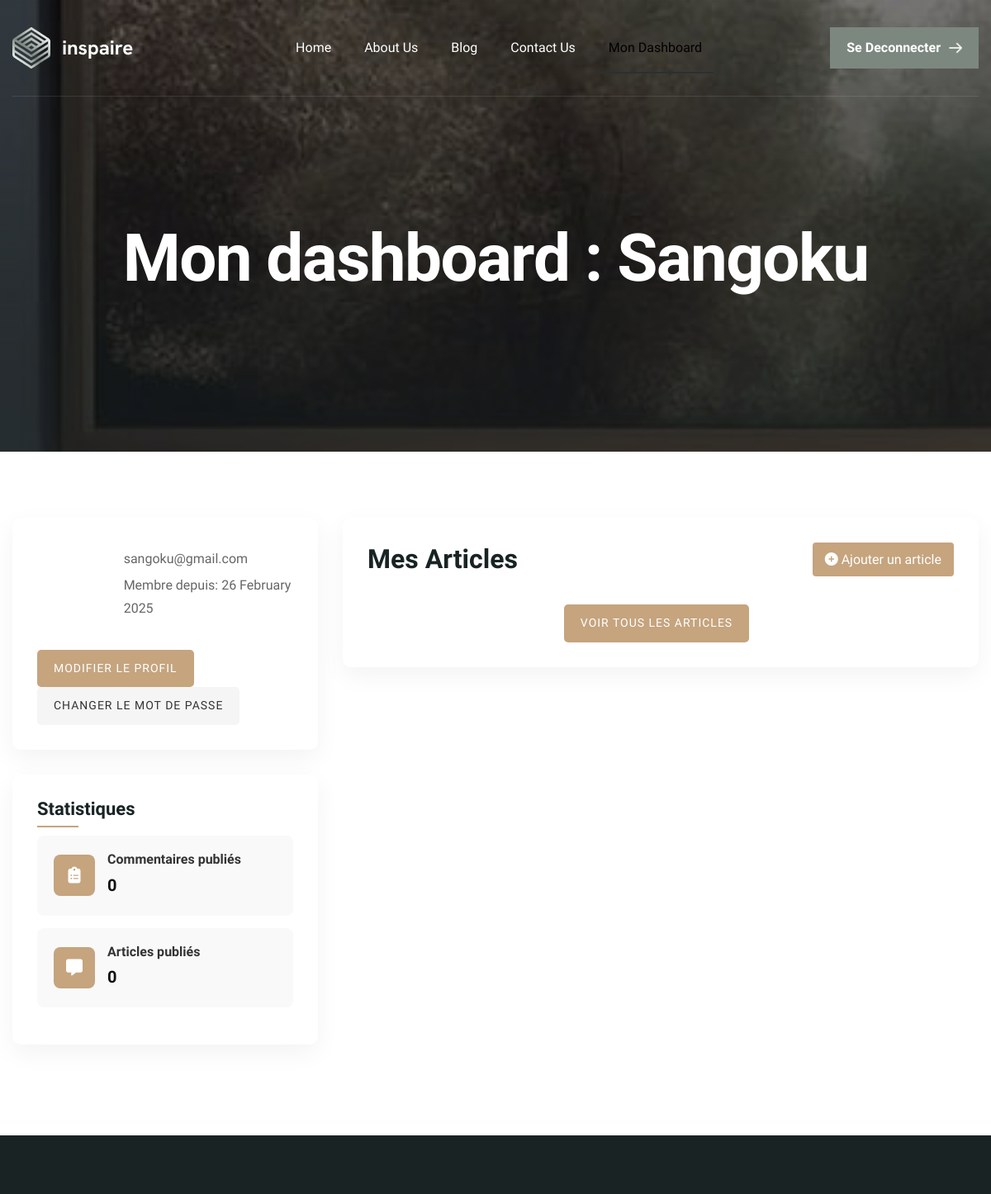
Page /dashboard (signed in, upper part) on the earlier database version.
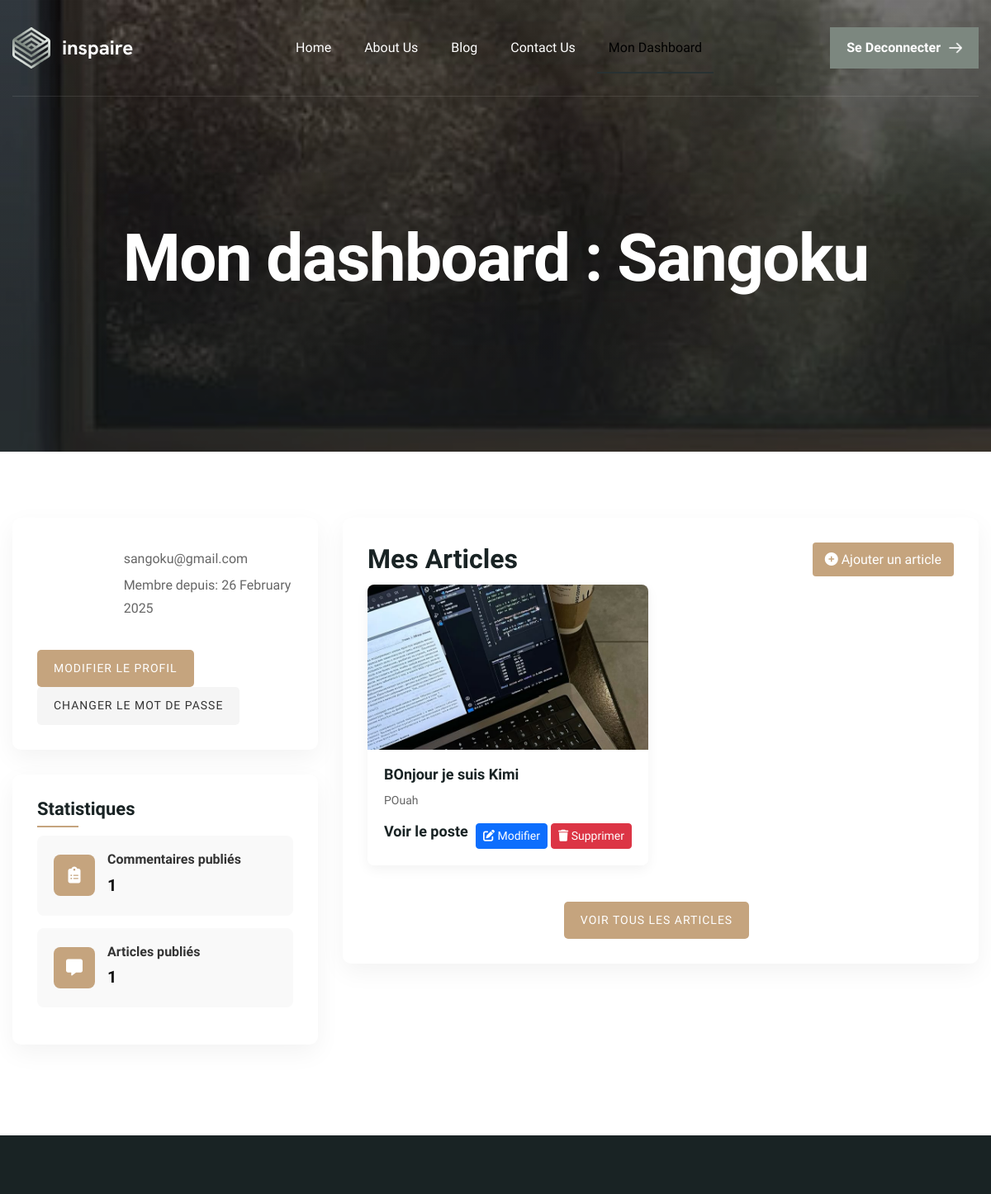
Same page on the later database version.
### blog/models.py (models this page shows, shortened)
class Article(models.Model):
    class Meta:
        verbose_name = "Article"
        verbose_name_plural = "Articles"
    titre = models.CharField(max_length=256)
    couverture = models.ImageField(upload_to="articles")
    resume = models.TextField()
    contenu = CKEditor5Field('Text', config_name='extends')
    auteur_id = models.ForeignKey(User, on_delete=models.SET_NULL, null=True, related_name="auteur_article_ids")
    categorie_id = models.ForeignKey('blog.Categorie', on_delete=models.SET_NULL, null=True, related_name="categorie_article_ids", verbose_name="Catégorie")
    tag_ids = models.ManyToManyField('blog.Tag', related_name="tag_article_ids", verbose_name="Tags")
    est_publie = models.BooleanField(default=False)
    date_de_publication = models.DateField(auto_now_add=True)
    statut = models.BooleanField(default=True)
    created_at = models.DateTimeField(auto_now_add=True)
    last_updated_at = models.DateTimeField(auto_now=True)
    slug = models.SlugField(default="", null=True, blank=True)

### blog/views.py (the view)
# urls.py: path('dashboard', views.dashboard, name='dashboard'),
def dashboard(request):
    articles_list = Article.objects.filter(auteur_id=request.user)
    commentaires_list = Commentaire.objects.filter(auteur_id=request.user)
    datas = {
        'active_dashboard' : 'active',
        'articles': articles_list,
        'commentaires': commentaires_list,
    }
    return render(request, 'dashboard.html', datas)

### blog/templates/dashboard.html (shortened to what this page needs)
{% extends 'base/base.html' %}
{% load static %}
{% block content %}
    <div class="page-header parallaxie">
        <div class="container">
            <div class="row">
                <div class="col-lg-12">
                    <div class="page-header-box">
                        <h1 class="text-anime-style-2" data-cursor="-opaque">Mon dashboard : {{user.username | capfirst}}</h1>
                    </div>
                </div>
            </div>
        </div>
    </div>
    <div class="dashboard-container">
        <div class="container">
            <div class="row">
                <div class="col-lg-4">
                    <div class="dashboard-card">
                        <div class="profile-info">
                            <div class="profile-image">
                            </div>
                            <div class="profile-details">
                                <p>{{ user.email }}</p>
                                <p>Membre depuis: {{ user.date_joined|date:"d F Y" }}</p>
                            </div>
                        </div>
                        <div class="profile-actions">
                            <a href="#" class="action-btn">Modifier le profil</a>
                            <a href="{% url 'recovery-password' %}" class="action-btn secondary">Changer le mot de passe</a>
                        </div>
                    </div>
                    <div class="dashboard-card">
                        <h3>Statistiques</h3>
                        <div class="stats-container">
                            <div class="stats-box">
                                <div class="stats-icon">
                                    <i class="fa-solid fa-clipboard-list"></i>
                                </div>
                                <div class="stats-content">
                                    <h4>Commentaires publiés</h4>
                                    <p>{{commentaires.count}}</p>
                                </div>
                            </div>
                            <div class="stats-box">
                                <div class="stats-icon">
                                    <i class="fa-solid fa-message"></i>
                                </div>
                                <div class="stats-content">
                                    <h4>Articles publiés</h4>
                                    <p>{{articles.count}}</p>
                                </div>
                            </div>
                        </div>
                    </div>
                </div>
                <div class="col-lg-8">
                    <div class="dashboard-card">
                        <div style="display: flex;justify-content:space-between;align-items:center;flex-direction:row; margin-bottom: 10px;">
                            <h2>Mes Articles</h2>
                            <a href="{% url 'add-article' %}" class="add-article-btn">
                                <i class="fas fa-plus-circle"></i> Ajouter un article
                            </a>
                        </div>
                        <div class="row">
                            {% for article in articles %}
                            <div class="col-md-6">
                                <div class="project-card">
                                    <div class="project-image">
                                        <img src={{article.couverture.url}} alt="{{article.titre}}">
                                    </div>
                                    <div class="project-details">
                                        <h4>{{article.titre}}</h4>
                                        <p>{{article.resume}}</p>
                                        <div class="d-flex justify-content-between">
                                            <a href="{% url 'blog-details' article.slug %}"><h4>Voir le poste</h4></a>
                                            <div>
                                                <a href="{% url 'edit-article' article.id %}" class="btn btn-sm btn-primary">
                                                    <i class="fas fa-edit"></i> Modifier
                                                </a>
                                                <a href="{% url 'delete-article' article.id %}" class="btn btn-sm btn-danger">
                                                    <i class="fas fa-trash"></i> Supprimer
                                                </a>
                                            </div>
                                        </div>
                                    </div>
                                </div>
                            </div>
                            {% endfor %}
                        </div>
                        <div class="text-center mt-4">
                            <a href="" class="action-btn">Voir tous les articles</a>
                        </div>
                    </div>
                </div>
            </div>
        </div>
    </div>
{% endblock content %}

### blog/templates/base/base.html (shortened to what this page needs)
{% load static %}
<!DOCTYPE html>
<html lang="zxx">
<head>
    <link href="{% static 'css/bootstrap.min.css' %}" rel="stylesheet" media="screen">
    <link href="{% static 'css/slicknav.min.css' %}" rel="stylesheet">
    <link rel="stylesheet" href="{% static 'css/swiper-bundle.min.css' %}">
    <link href="{% static 'css/all.min.css' %}" rel="stylesheet" media="screen">
    <link href="{% static 'css/animate.css' %}" rel="stylesheet">
    <link rel="stylesheet" href="{% static 'css/magnific-popup.css' %}">
    <link rel="stylesheet" href="{% static 'css/mousecursor.css' %}">
    <link href="{% static 'css/custom.css' %}" rel="stylesheet" media="screen">
    <link href="{% static 'css/styles.css' %}" rel="stylesheet" media="screen">
</head>
<body>
    <header class="main-header">
        <div class="header-sticky">
            <nav class="container">
                <div class="navbar navbar-expand-lg">
                    <a class="navbar-brand" href="{% url 'index' %}">
                        <img src="{% static 'images/logo.svg' %}" alt="Logo">
                    </a>
                    <div class="collapse navbar-collapse main-menu">
                        <div class="nav-menu-wrapper">
                            <ul class="navbar-nav mr-auto" id="menu">
                                <li class="nav-item"><a class="nav-link {{active_index}}"
                                        href="{% url 'index' %}">Home</a></li>
                                <li class="nav-item"><a class="nav-link {{active_about}} "
                                        href="{% url 'about' %}">About Us</a>
                                <li class="nav-item"><a class="nav-link  {{active_blog}}"
                                        href="{% url 'blog' %}">Blog</a></li>
                                <li class="nav-item"><a class="nav-link {{active_contact}} "
                                        href="{% url 'contact' %}">Contact Us</a></li>
                                {% if request.user.is_authenticated %}
                                <li class="nav-item"><a class="nav-link {{active_dashboard}} "
                                        href="{% url 'dashboard' %}">Mon Dashboard</a></li>
                                {% endif %}
                            </ul>
                        </div>
                        <div class="header-btn d-inline-flex">
                            {% if request.user.is_authenticated %}
                            <a href="{% url 'logout' %}" class="btn-default">se deconnecter</a>
                            {% else %}
                            <a href="{% url 'sign-in' %}" class="btn-default">se connecter</a>
                            {% endif %}
                        </div>
                    </div>
                </div>
            </nav>
        </div>
    </header>
    {% block content %}{% endblock content %}
    <footer class="main-footer">
    </footer>
</body>
</html>

### static/css/custom.css (style rules this page uses)
:root { --primary-color : #192324; --secondery-color : #F8F8F8; --text-color : #283132; --accent-color : #7C877F; --white-color : #FFFFFF; --divider-color : #EAF0EC; --dark-divider-color : #FFFFFF1A; --error-color : rgb(230, 87, 87); --default-font : "Hanken Grotesk", sans-serif; }
body { font-family: var(--default-font); font-size: 16px; font-weight: 400; line-height: 1.6em; background-color: var(--white-color); color: var(--text-color); }
p { line-height: 1.7em; margin-bottom: 1.6em; }
h1, h2, h3, h4, h5, h6 { margin :0; font-weight: 700; line-height: 1.1em; color: var(--primary-color); }
img { max-width: 100%; }
a { text-decoration: none; }
html, body { width: 100%; overflow-x: clip; }
.container { max-width: 1300px; }
.container, .container-fluid, .container-lg, .container-md, .container-sm, .container-xl, .container-xxl { padding-right: 15px; padding-left: 15px; }
.row { margin-right: -15px; margin-left: -15px; }
.row > * { padding-right: 15px; padding-left: 15px; }
.btn-default { position: relative; display: inline-block; background: var(--accent-color); color: var(--white-color); font-size: 16px; font-weight: 700; line-height: 1em; text-transform: capitalize; border: none; padding: 17px 46px 17px 20px; transition: all 0.5s ease-in-out; overflow: hidden; z-index: 0; }
.btn-default::before { content: ''; position: absolute; top: 50%; right: 0; width: 16px; height: 16px; background-image: url(../images/arrow-white.svg); background-repeat: no-repeat; background-position: center center; background-size: cover; transform: translate(-20px, -50%); transition: all 0.4s ease-in-out; }
.btn-default::after { content: ''; display: block; position: absolute; top: 0; bottom: 0; left: -15%; right: 0; width: 0; height: 106%; background: var(--primary-color); transform: skew(45deg); transition: all 0.4s ease-in-out; z-index: -1; }
header.main-header { position: relative; z-index: 100; }
header.main-header .header-sticky { position: relative; top: 0; z-index: 100; }
.navbar { padding: 30px 0; align-items: center; border-bottom: 1px solid var(--dark-divider-color); }
.navbar-brand { padding: 0; margin: 0; }
.main-menu .nav-menu-wrapper { flex: 1; text-align: center; margin-left: 40px; }
.main-menu .nav-menu-wrapper > ul { align-items: center; display: inline-flex; }
.main-menu ul li { margin: 0 6px; position: relative; }
.main-menu ul li a { font-family: var(--accent-font); font-size: 16px; font-weight: 400; padding: 15px 14px !important; color: var(--white-color); text-transform: capitalize; transition: all 0.3s ease-in-out; }
.slicknav_menu ul { margin: 5px 0; }
.slicknav_nav .slicknav_row, .slicknav_nav li a { position: relative; font-family: var(--accent-font); font-size: 16px; font-weight: 400; text-transform: capitalize; padding: 10px 20px; color: var(--white-color); line-height: normal; margin: 0; border-radius: 0 !important; transition: all 0.3s ease-in-out; }
.main-footer { padding: 80px 0 0; background: var(--primary-color); }
.page-header { position: relative; background: url('../images/page-header-bg.jpg'); background-repeat: no-repeat; background-position: center center; background-size: cover; padding: 270px 0 180px; margin-top: -118px; }
.page-header::before { content: ''; position: absolute; top: 0; bottom: 0; left: 0; right: 0; background: linear-gradient(180deg, rgba(25, 35, 36, 0) 0%, rgba(25, 35, 36, 0.4) 80.94%); width: 100%; height: 100%; z-index: 0; }
.page-header-box { position: relative; text-align: center; z-index: 1; }
.page-header-box h1 { display: inline-block; font-size: 80px; font-weight: 700; color: var(--white-color); letter-spacing: -0.02em; margin-bottom: 10px; cursor: none; }

### static/css/styles.css (style rules this page uses)
.active { position: relative; }
.active::after { content: ''; position: absolute; width: 100%; height: 2px; bottom: -3px; left: 0; background-color: #283132; transform-origin: center; animation: underlineGrow 0.3s ease forwards; }

Differences in the rows shown:
added Article: couverture (picture), titre "BOnjour je suis Kimi", resume "POuah"
Other differences:
{{ commentaires.count }}: "0" → "1"
{{ articles.count }}: "0" → "1"
